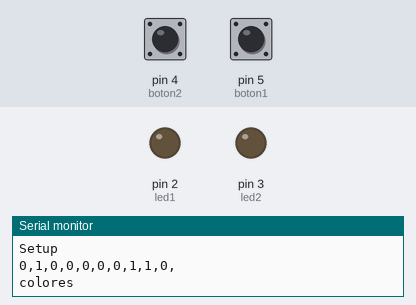
This sketch was run on a simulated Arduino Uno, built with avr-gcc and run on an emulated ATmega328P. Shown: output pins drawn as LEDs (lit = HIGH), the last lines printed to the serial monitor. Dashed ring = blinking. The test bench sets the inputs (shaded band); at power-on: pin 4 (boton2) HIGH, pin 5 (boton1) HIGH. Random numbers use the default seed unless the sketch sets one.

Above: at 3.9 s.
4.0 s: pin 4 (boton2) pulled LOW for 0.15 s
At 4.8 s:
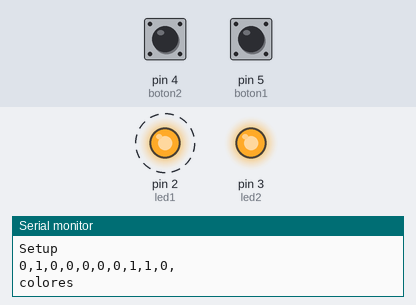
At 5.9 s:
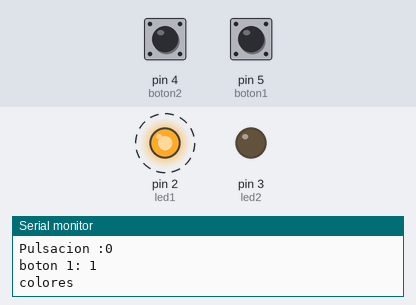
Timing chart, 0 to 9.5 s (numbered marks = the images above; inputs shaded):
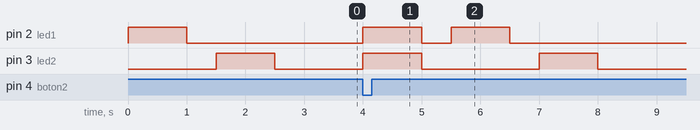

Measured:
- after the input at 4.0 s, pin 2 (led1): alternates HIGH for 1.0 s and LOW for 0.50 s, 4 changes in all, then stays LOW, starting at once; pin 3 (led2): alternates HIGH for 1.0 s and LOW for 2.0 s, 4 changes in all, then stays LOW, starting at once

The sketch:

Actividad1-2.ino
```cpp
int led1 = 2;
int led2 = 3;

int boton1 = 5;
int boton2 = 4;

int colores[10];
int nivel = 2;
int pulsacion = 0;
int pulsando = 0;

int modo = 0;

void generarNumeros() {
  int i;
  for(i = 0; i < sizeof(colores)/sizeof(int); i++){
    colores[i] = random(0,2);
    Serial.print(String(colores[i]));

    if(i < sizeof(colores)/sizeof(int)){
      Serial.print(",");
    }
  }
  Serial.println();
}

void mostrarCombinacion(){
  int i;
  Serial.println("colores");
  for(i = 0; i < nivel; i++){
    if(colores[i] == 0){
      digitalWrite(led1, HIGH);
      digitalWrite(led2, LOW);
    }
    else if(colores[i] == 1){
      digitalWrite(led1, LOW);
      digitalWrite(led2, HIGH);
    }
    delay(1000);
    digitalWrite(led1, LOW);
    digitalWrite(led2, LOW);
    delay(500);
  }

    modo = 1;
}

void comprobarCombinacion(){

  digitalWrite(led1, LOW);
    digitalWrite(led2, LOW);

    int pulsacion_boton1 = digitalRead(boton1);
    int pulsacion_boton2 = digitalRead(boton2);

    if(pulsacion_boton1 == LOW && pulsacion_boton2 == HIGH && pulsando == 0){
      pulsando = 1;
      if(colores[pulsacion] == 0){
        pulsacion++;
        delay(100);
      }
      else{
        reiniciarJuegoTrasFallo();
      }

      Serial.println("Nivel :" + String(nivel));
      Serial.println("Pulsacion :" + String(pulsacion));
      Serial.println("boton 0: " + String(pulsando));
    }
    else if(pulsacion_boton2 == LOW && pulsacion_boton1 == HIGH && pulsando == 0){

      pulsando = 1;
      if(colores[pulsacion] == 1){
        pulsacion++;
        delay(100);
      }
      else{
        reiniciarJuegoTrasFallo();
      }

      Serial.println("Nivel :" + String(nivel));
      Serial.println("Pulsacion :" + String(pulsacion));
      Serial.println("boton 1: " + String(pulsando));

    }
    else if(pulsacion_boton2 == HIGH && pulsacion_boton1 == HIGH){
      pulsando = 0;
    }

    if(pulsacion == nivel){
      nivel++;
      modo = 0;
      pulsacion = 0;
    }

}

void reiniciarJuegoTrasFallo(){
  nivel = 2;
  modo = 0;
  pulsacion = 0;
  digitalWrite(led1, HIGH);
  digitalWrite(led2, HIGH);
  delay(1000);
  digitalWrite(led1, LOW);
  digitalWrite(led2, LOW);
  delay(500);
}

void setup() {
  Serial.begin(9600); // Iniciar el Serial
  Serial.println("Setup");

  randomSeed(analogRead(A0));  //Leemos el ruido de la salida analogica que nunca es la misma. De esta forma logramos que el valor de la semilla sea diferente siempre y asi logramos una
                               // una secuencia aleatoria de numeros.
  generarNumeros();

  pinMode(led1, OUTPUT);
  pinMode(led2, OUTPUT);

  pinMode(boton1, INPUT);
  pinMode(boton2, INPUT);
}

void loop() {

  if(modo == 0){
    mostrarCombinacion();
  }
  else if(modo == 1){
    comprobarCombinacion();
  }

}
```
